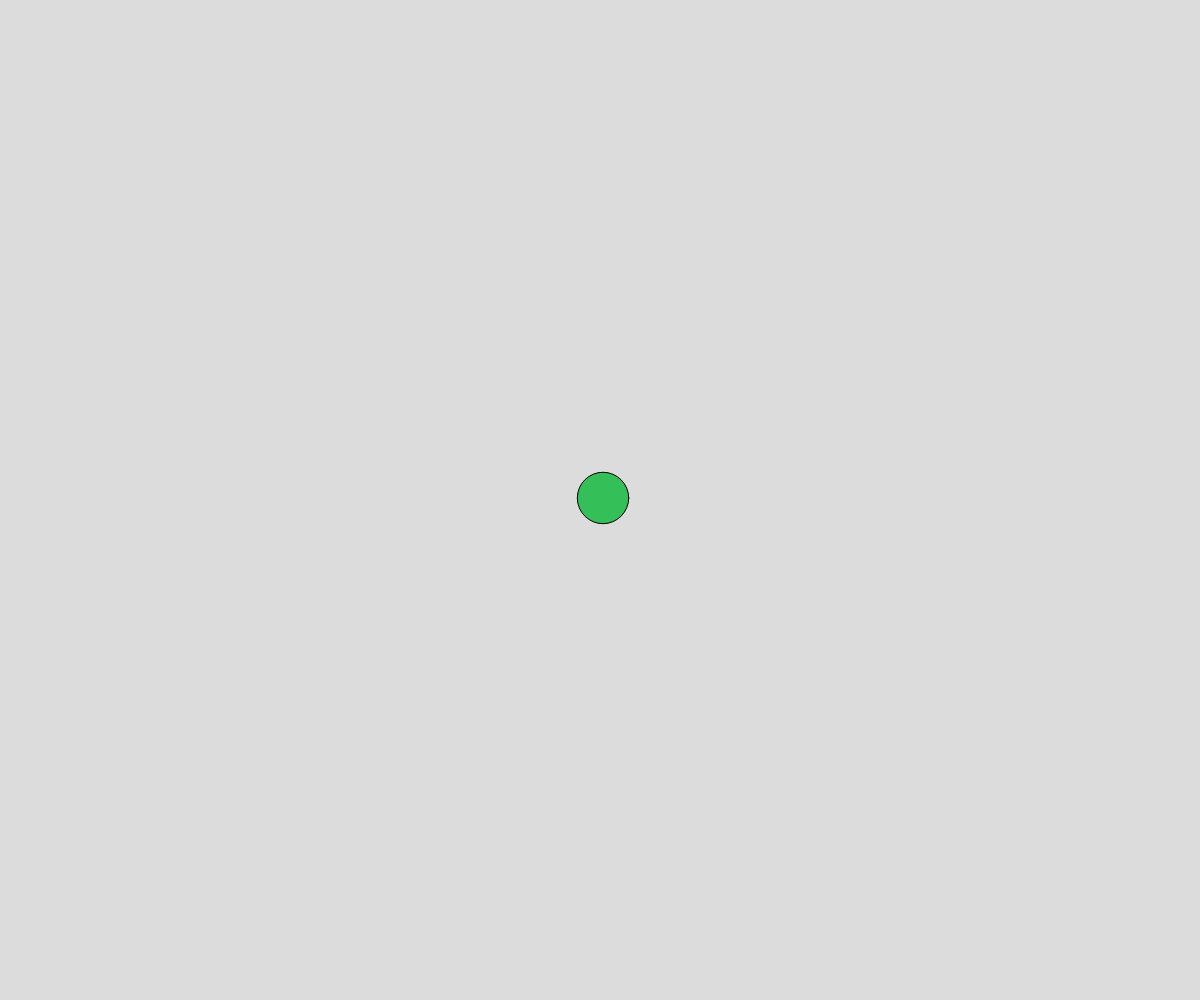
Frame 1 (no input)
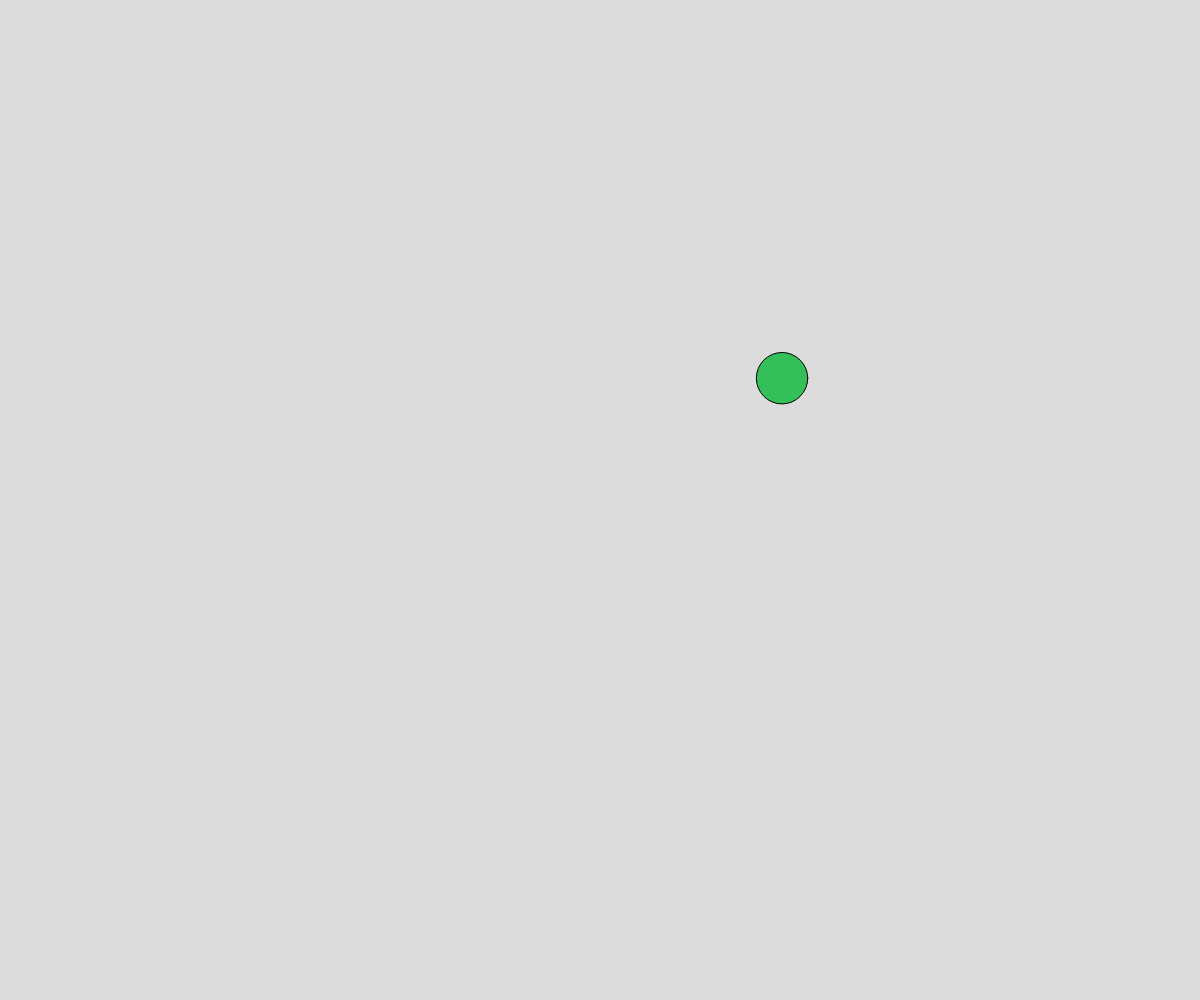
Frame 60 (no input)
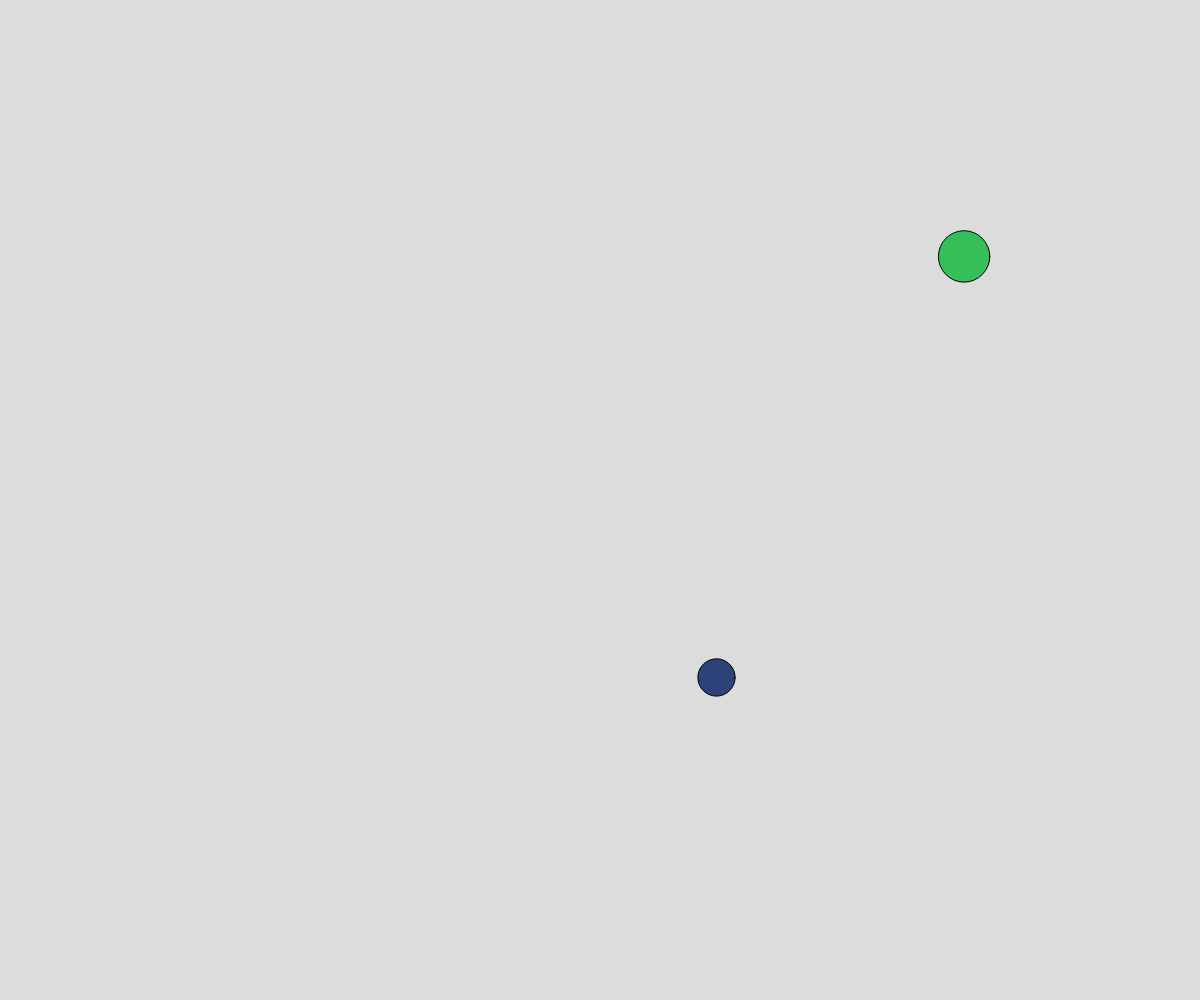
Frame 120 (the mouse pressed at the canvas centre since frame 60)

The p5.js sketch that drew these frames (run headless with seeded random() and noise() and a simulated clock; from frame 60 on, the mouse is pressed at the canvas centre):

// p5.js sketch
// ── sketch.js
// Arrays and Object Notation
// Circles demo

let ballArray = [];

function setup() {
  createCanvas(windowWidth, windowHeight);
  spawnBall(width/2, height/2);
}

function draw() {
  background(220);
  moveBalls();
  displayBalls();
}

function mousePressed() {
  spawnBall(mouseX, mouseY);
}

function moveBalls() {
  for (let ball of ballArray) {
    ball.x += ball.dx;
    ball.y += ball.dy;
    if (ball.y > height + ball.radius) {
      ball.y = 0 - ball.radius;
    }
    else if (ball.y < 0 - ball.radius) {
      ball.y = height + ball.radius;
    }
    if (ball.x > width + ball.radius) {
      ball.x = 0 - ball.radius;
    }
    else if (ball.x < 0 - ball.radius) {
      ball.x = width + ball.radius;
    }
  }
}

function displayBalls() {
  for (let ball of ballArray) {
    fill(ball.color);
    circle(ball.x, ball.y, ball.radius*2);
  }
}

function spawnBall(initialX, initialY) {
  let ball = {
    x: initialX,
    y: initialY,
    radius: random(15, 30),
    color: color(random(255), random(255), random(255)),
    dx: random(-5, 5),
    dy: random(-5, 5),
  };
  ballArray.push(ball);
}
